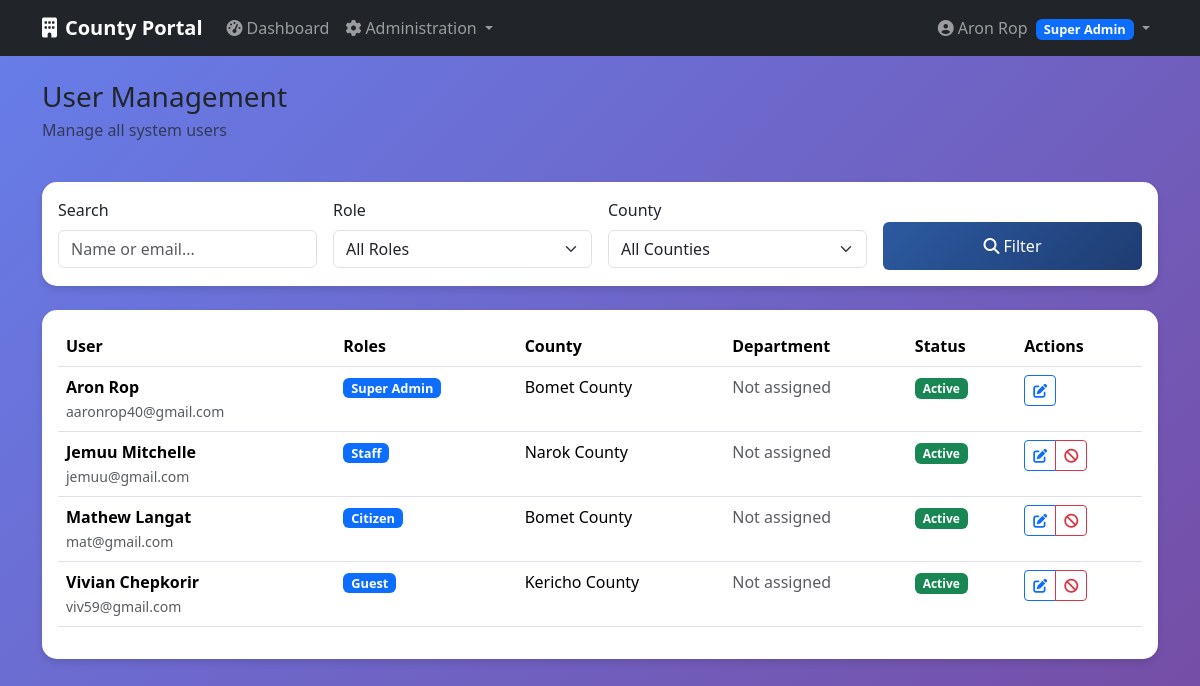
Before: /auth/users (signed in) with the older database file.
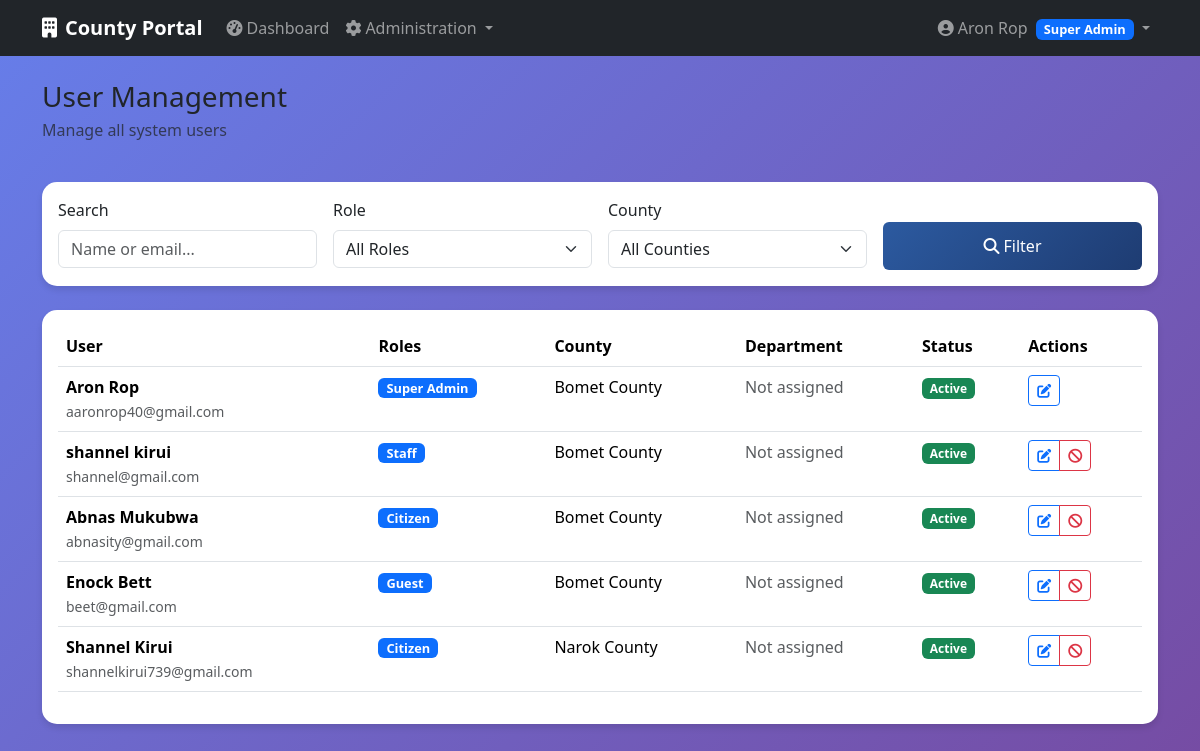
After: the same page with the newer database file.
### app/models/user.py (models this page shows, shortened)
class Role(db.Model, RoleMixin):
    __tablename__ = 'roles'
    id = db.Column(db.Integer, primary_key=True)
    name = db.Column(db.String(80), unique=True, nullable=False)
    description = db.Column(db.String(255), nullable=True)

class User(db.Model, UserMixin):
    __tablename__ = 'users'
    id = db.Column(db.Integer, primary_key=True)
    email = db.Column(db.String(255), unique=True, nullable=False)
    password = db.Column(db.String(128), nullable=False)
    first_name = db.Column(db.String(100))
    last_name = db.Column(db.String(100))
    phone = db.Column(db.String(20))
    active = db.Column(db.Boolean(), default=True)
    confirmed_at = db.Column(db.DateTime())
    created_at = db.Column(db.DateTime(), default=db.func.current_timestamp())
    fs_uniquifier = db.Column(db.String(64), unique=True, nullable=False, default=lambda: str(uuid.uuid4()))
    county_id = db.Column(db.Integer, db.ForeignKey('counties.id'))
    department_id = db.Column(db.Integer, db.ForeignKey('departments.id'))
    last_login_at = db.Column(db.DateTime())
    current_login_at = db.Column(db.DateTime())
    last_login_ip = db.Column(db.String(45))
    current_login_ip = db.Column(db.String(45))
    login_count = db.Column(db.Integer, default=0)
    roles = db.relationship('Role', secondary=roles_users, backref=db.backref('users', lazy='dynamic'))
    def full_name(self):
        if self.first_name and self.last_name:
            return f"{self.first_name} {self.last_name}"
        return self.email.split('@')[0] #Fallback if the user dont provide first_name or last_name or both
    def has_role(self, role_name):
        return any(role.name == role_name for role in self.roles)

### app/models/county.py (models this page shows, shortened)
class County(db.Model):
        __tablename__ = 'counties'
        id = db.Column(db.Integer, primary_key=True)
        name = db.Column(db.String(100), unique=True, nullable=False)
        code = db.Column(db.String(10), unique=True, nullable=False)
        description = db.Column(db.Text)
        active = db.Column(db.Boolean, default=True)
        created_at = db.Column(db.DateTime, default=datetime.utcnow)
        users = db.relationship('User', backref='county', lazy='dynamic')
        departments = db.relationship('Department', backref='county',lazy='dynamic')

### app/auth/routes.py (the view)
@auth_bp.route('/users')
@login_required
@roles_required(UserRoles.SUPER_ADMIN)
def users():
    page = request.args.get('page', 1, type=int)
    search = request.args.get('search', '', type=str)
    role_filter = request.args.get('role', '', type=str)
    county_filter = request.args.get('county', '', type=str)
    query = User.query
    if search:
        query = query.filter(
            (User.email.contains(search)) |
            (User.first_name.contains(search)) |
            (User.last_name.contains(search))
        )
    if role_filter:
        role = Role.query.filter_by(name=role_filter).first()
        if role:
            query = query.filter(User.roles.contains(role))
    if county_filter:
        query = query.filter_by(county_id=county_filter)
    users = query.paginate(
        page=page, per_page=20, error_out=False
    )
    roles = Role.query.all()
    counties = County.query.filter_by(active=True).all()
    return render_template('auth/users.html',
                            users=users,
                            roles=roles,
                            counties=counties,
                            current_search=search,
                            current_role=role_filter,
                            current_county=county_filter)

### app/templates/auth/users.html (shortened to what the changed rows need)
{% extends "base.html" %}
    {% block content %}
    <div class="row">
        <div class="col-12">
            <div class="d-flex justify-content-between align-items-center mb-4">
                <div>
                    <h1 class="h3 mb-1">User Management</h1>
                </div>
            </div>
        </div>
    </div>
    <div class="card dashboard-card">
        <div class="card-body">
            <div class="table-responsive">
                <table class="table table-hover">
                    <thead>
                        <tr>
                            <th>User</th>
                            <th>Roles</th>
                            <th>County</th>
                            <th>Department</th>
                            <th>Status</th>
                            <th>Actions</th>
                        </tr>
                    </thead>
                    <tbody>
                        {% for user in users.items %}
                        <tr>
                            <td>
                                <div>
                                    <strong>{{ user.full_name() }}</strong><br>
                                    <small class="text-muted">{{ user.email
  }}</small>
                                </div>
                            </td>
                            <td>
                                {% for role in user.roles %}
                                <span class="badge bg-primary role-badge">{{ role.
  name.replace('_', ' ').title() }}</span>
                                {% endfor %}
                            </td>
                            <td>
                                {% if user.county %}
                                {{ user.county.name }}
                                {% else %}
                                <span class="text-muted">Not assigned</span>
                                {% endif %}
                            </td>
                            <td>
                                {% if user.department %}
                                {{ user.department.name }}
                                {% else %}
                                <span class="text-muted">Not assigned</span>
                                {% endif %}
                            </td>
                            <td>
                                <span class="badge bg-{{ 'success' if user.active else 'danger' }}">
                                    {{ 'Active' if user.active else 'Inactive' }}
                                </span>
                            </td>
                            <td>
                                <div class="btn-group btn-group-sm">
                                    <a href="{{ url_for('auth_bp.edit_user', user_id=user.id) }}"
                                       class="btn btn-outline-primary">
                                        <i class="fas fa-edit"></i>
                                    </a>
                                    {% if user.id != current_user.id %}
                                    <button class="btn btn-outline-{{ 'danger' if user.active else 'success' }}" onclick="toggleUserStatus({{ user.id }})">
                                        <i class="fas fa-{{ 'ban' if user.active else 'check' }}"></i>
                                    </button>
                                    {% endif %}
                                </div>
                            </td>
                        </tr>
                        {% endfor %}
                    </tbody>
                </table>
            </div>
        </div>
    </div>
    {% endblock %}

### app/templates/base.html (shortened to what this page needs)
<!DOCTYPE html>
    <html lang="en">
    <head>
        <link href="https://cdn.jsdelivr.net/npm/bootstrap@5.3.2/dist/css/bootstrap.min.css" rel="stylesheet">
        <link href="https://cdnjs.cloudflare.com/ajax/libs/font-awesome/6.4.0/css/all.min.css" rel="stylesheet">
    </head>
    <body>
        <nav class="navbar navbar-expand-lg navbar-dark bg-dark">
            <div class="container">
                <a class="navbar-brand" href="{{ url_for('main_bp.index') }}">
                    <i class="fas fa-building me-2"></i>County Portal
                </a>
                {% if current_user.is_authenticated %}
                <div class="collapse navbar-collapse" id="navbarNav">
                    <ul class="navbar-nav me-auto">
                        <li class="nav-item">
                            <a class="nav-link" href="{{ url_for('main_bp.dashboard') }}">
                                <i class="fas fa-tachometer-alt me-1"></i>Dashboard
                            </a>
                        </li>
                        {% if current_user.has_role('super_admin') %}
                        <li class="nav-item dropdown">
                            <a class="nav-link dropdown-toggle" href="#" id="adminDropdown" role="button" data-bs-toggle="dropdown">
                                <i class="fas fa-cog me-1"></i>Administration
                            </a>
                        </li>
                        {% endif %}
                    </ul>
                    <ul class="navbar-nav">
                        <li class="nav-item dropdown">
                            <a class="nav-link dropdown-toggle" href="#" id="userDropdown" role="button" data-bs-toggle="dropdown">
                                <i class="fas fa-user-circle me-1"></i>{{ current_user.full_name() }}
                                {% for role in current_user.roles %}
                                <span class="badge bg-primary role-badge ms-1">{{ role.name.replace('_', ' ').title() }}</span>
                                {% endfor %}
                            </a>
                        </li>
                    </ul>
                </div>
                {% else %}
                <div class="d-flex">
                    <a href="{{ url_for('security.login') }}" class="btn btn-outline-light me-2">Login</a>
                    <a href="{{ url_for('security.register') }}" class="btn btn-primary">Register</a>
                </div>
                {% endif %}
            </div>
        </nav>
        <main class="container mt-4">
            {% block content %}{% endblock %}
        </main>
    </body>
    </html>

Changed rows visible on the page:
removed User: full_name "Jemuu Mitchelle", email "jemuu@gmail.com", county.name "Narok County", active "Active", Role (name "Staff")
removed User: full_name "Mathew Langat", email "mat@gmail.com", county.name "Bomet County", active "Active", Role (name "Citizen")
removed User: full_name "Vivian Chepkorir", email "viv59@gmail.com", county.name "Kericho County", active "Active", Role (name "Guest")
added User: full_name "shannel kirui", email "shannel@gmail.com", county.name "Bomet County", active "Active", Role (name "Staff")
added User: full_name "Abnas Mukubwa", email "abnasity@gmail.com", county.name "Bomet County", active "Active", Role (name "Citizen")
added User: full_name "Enock Bett", email "beet@gmail.com", county.name "Bomet County", active "Active", Role (name "Guest")
added User: full_name "Shannel Kirui", email "shannelkirui739@gmail.com", county.name "Narok County", active "Active", Role (name "Citizen")
